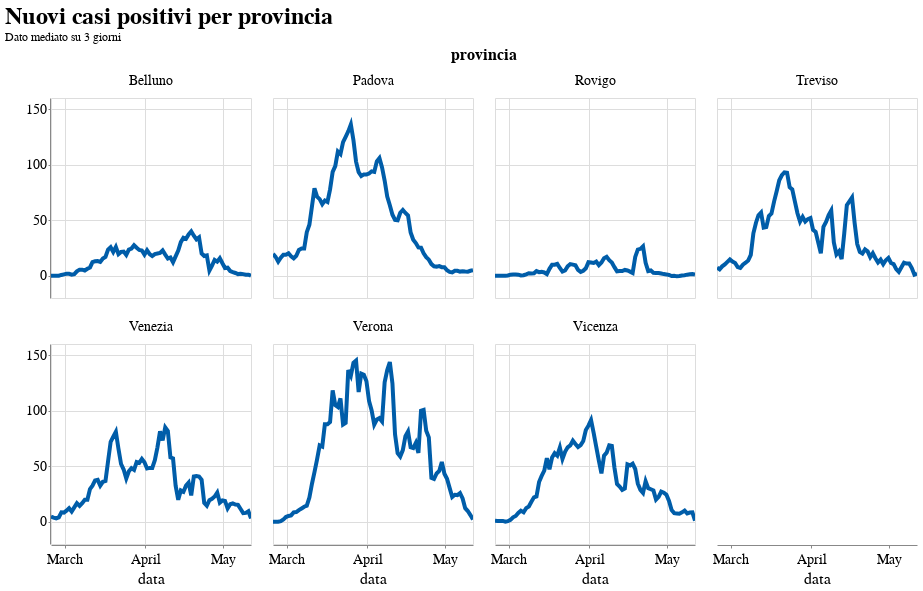

The code cell stored with this chart in its notebook:
### Code cell
alt.Chart(prov_df).mark_line().transform_window(
    avg='mean(nuovi_casi)',
    frame=[0, 3],
    groupby=['provincia']
).encode(
    x = 'data:T',
    facet = alt.Facet('provincia:N', columns=4),
    y = alt.Y('avg:Q', title=''),
    tooltip = ['data', 'provincia', 'totale_casi', 'nuovi_casi', 'incremento']
).properties(
    width=200,
    height=200,
    title={
      "text": ["Nuovi casi positivi per provincia"], 
      "subtitle": ["Dato mediato su 3 giorni"]
    }
).interactive()

### Figure 1 — Vega-Lite specification as saved in the notebook (floating-point values rounded to 4 significant figures; data arrays with more than 128 entries replaced by an {"elided": "..."} marker saying what was removed)
{"config": {"view": {"width": 600, "height": 400}, "background": "#ffffff", "title": {"anchor": "start", "font": "Source Sans Pro, Arial, sans", "fontColor": "#000000", "fontSize": 24, "fontWeight": "bold"}, "arc": {"fill": "#005DA9"}, "area": {"fill": "#005DA9"}, "line": {"stroke": "#005DA9", "strokeWidth": 4}, "path": {"stroke": "#005DA9"}, "rect": {"fill": "#005DA9"}, "shape": {"stroke": "#005DA9"}, "bar": {"fill": "#005DA9"}, "point": {"stroke": "#005DA9"}, "symbol": {"fill": "#005DA9", "size": 60}, "axis": {"titleFont": "Source Sans Pro, sans", "titleFontSize": 16, "titleFontWeight": "normal", "labelFont": "Source Sans Pro, sans", "labelFontSize": 14, "labelFontWeight": "normal"}, "axisX": {"labelAngle": 0, "labelPadding": 4, "tickSize": 3}, "axisY": {"labelBaseline": "middle", "maxExtent": 45, "minExtent": 45, "tickSize": 2, "titleAlign": "left", "titleAngle": 0, "titleX": -45, "titleY": -11}, "headerFacet": {"titleFontSize": 16, "labelFontSize": 14}, "headerRow": {"titleFontSize": 16, "labelFontSize": 14}, "headerColumn": {"titleFontSize": 16, "labelFontSize": 14}, "legend": {"titleFont": "Source Sans Pro, sans", "titleFontSize": 16, "titleFontWeight": "normal", "symbolType": "circle", "labelFont": "Source Sans Pro, sans", "labelFontSize": 15}, "range": {"category": ["#AB377A", "#AEC067", "#9BC3B7", "#928285", "#F07F3C", "#FFE054", "#E30034", "#005DA9", "#644F54", "#5EA290", "#769F3B", "#812161", "#E36319", "#F5C631"]}}, "data": {"name": "data-48841e530bfe46165d5927e993ac827b"}, "mark": "line", "encoding": {"facet": {"type": "nominal", "columns": 4, "field": "provincia"}, "tooltip": [{"type": "temporal", "field": "data"}, {"type": "nominal", "field": "provincia"}, {"type": "quantitative", "field": "totale_casi"}, {"type": "quantitative", "field": "nuovi_casi"}, {"type": "quantitative", "field": "incremento"}], "x": {"type": "temporal", "field": "data"}, "y": {"type": "quantitative", "field": "avg", "title": ""}}, "height": 200, "selection": {"selector005": {"type": "interval", "bind": "scales", "encodings": ["x", "y"]}}, "title": {"text": ["Nuovi casi positivi per provincia"], "subtitle": ["Dato mediato su 3 giorni"]}, "transform": [{"window": [{"op": "mean", "field": "nuovi_casi", "as": "avg"}], "frame": [0, 3], "groupby": ["provincia"]}], "width": 200, "$schema": "https://vega.github.io/schema/vega-lite/v4.8.1.json", "datasets": {"data-48841e530bfe46165d5927e993ac827b": {"elided": "546 records"}}}
